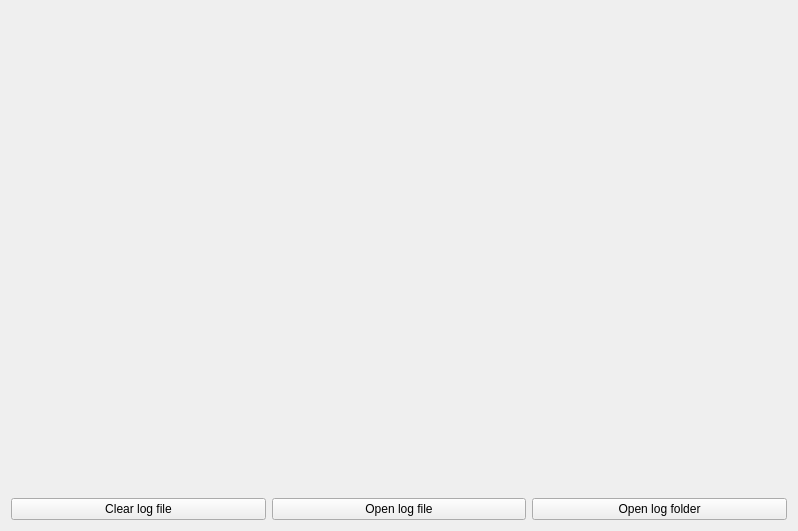
<?xml version="1.0" encoding="UTF-8"?>
<ui version="4.0">
 <class>LogTab</class>
 <widget class="QWidget" name="LogTab">
  <property name="geometry">
   <rect>
    <x>0</x>
    <y>0</y>
    <width>798</width>
    <height>531</height>
   </rect>
  </property>
  <property name="sizePolicy">
   <sizepolicy hsizetype="Ignored" vsizetype="Ignored">
    <horstretch>0</horstretch>
    <verstretch>0</verstretch>
   </sizepolicy>
  </property>
  <property name="maximumSize">
   <size>
    <width>16777214</width>
    <height>16777215</height>
   </size>
  </property>
  <property name="windowTitle">
   <string>Log</string>
  </property>
  <property name="windowIcon">
   <iconset resource="../../resources/resources.qrc">
    <normaloff>:/images/icon.ico</normaloff>:/images/icon.ico</iconset>
  </property>
  <layout class="QVBoxLayout" name="verticalLayout">
   <item>
    <widget class="QPlainTextEdit" name="labelLog">
     <property name="acceptDrops">
      <bool>false</bool>
     </property>
     <property name="styleSheet">
      <string notr="true">QFrame {
	background: transparent;
}
QTextEdit {
	padding: 0;
}</string>
     </property>
     <property name="frameShape">
      <enum>QFrame::Shape::NoFrame</enum>
     </property>
     <property name="frameShadow">
      <enum>QFrame::Shadow::Plain</enum>
     </property>
     <property name="lineWidth">
      <number>0</number>
     </property>
     <property name="undoRedoEnabled">
      <bool>false</bool>
     </property>
     <property name="lineWrapMode">
      <enum>QPlainTextEdit::LineWrapMode::NoWrap</enum>
     </property>
     <property name="readOnly">
      <bool>true</bool>
     </property>
    </widget>
   </item>
   <item>
    <layout class="QHBoxLayout" name="layoutButtons">
     <item>
      <widget class="QPushButton" name="buttonClear">
       <property name="text">
        <string>Clear log file</string>
       </property>
      </widget>
     </item>
     <item>
      <widget class="QPushButton" name="buttonOpen">
       <property name="text">
        <string>Open log file</string>
       </property>
      </widget>
     </item>
     <item>
      <widget class="QPushButton" name="buttonOpenDir">
       <property name="text">
        <string>Open log folder</string>
       </property>
      </widget>
     </item>
    </layout>
   </item>
  </layout>
 </widget>
 <resources>
  <include location="../../resources/resources.qrc"/>
 </resources>
 <connections>
  <connection>
   <sender>buttonClear</sender>
   <signal>clicked()</signal>
   <receiver>LogTab</receiver>
   <slot>clear()</slot>
   <hints>
    <hint type="sourcelabel">
     <x>122</x>
     <y>506</y>
    </hint>
    <hint type="destinationlabel">
     <x>35</x>
     <y>493</y>
    </hint>
   </hints>
  </connection>
  <connection>
   <sender>buttonOpen</sender>
   <signal>clicked()</signal>
   <receiver>LogTab</receiver>
   <slot>open()</slot>
   <hints>
    <hint type="sourcelabel">
     <x>526</x>
     <y>520</y>
    </hint>
    <hint type="destinationlabel">
     <x>576</x>
     <y>493</y>
    </hint>
   </hints>
  </connection>
  <connection>
   <sender>buttonOpenDir</sender>
   <signal>clicked()</signal>
   <receiver>LogTab</receiver>
   <slot>openDir()</slot>
   <hints>
    <hint type="sourcelabel">
     <x>744</x>
     <y>510</y>
    </hint>
    <hint type="destinationlabel">
     <x>795</x>
     <y>513</y>
    </hint>
   </hints>
  </connection>
 </connections>
 <slots>
  <slot>clear()</slot>
  <slot>open()</slot>
  <slot>openDir()</slot>
 </slots>
</ui>
